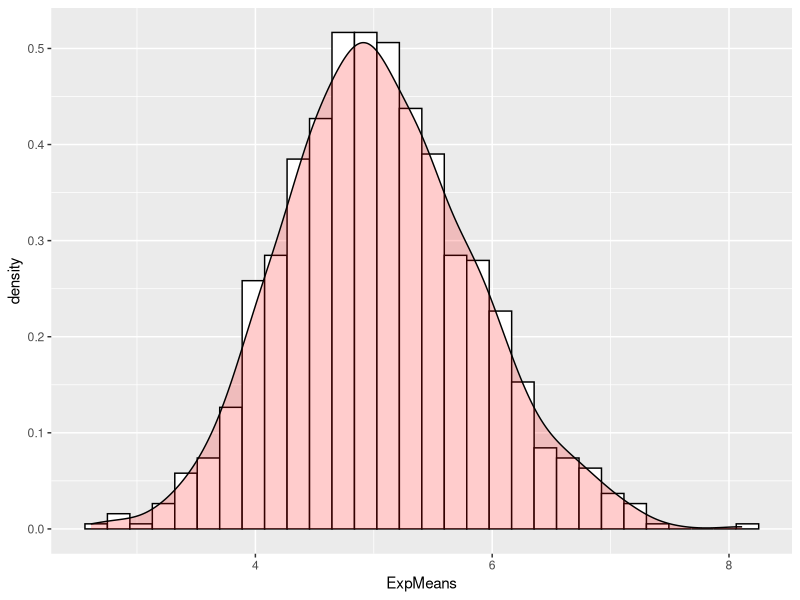

The R source for this figure:
set.seed(333)
library(ggplot2)

means <- function(n){
    expMeans <- 0
    for(i in 1:n){
        expMeans[i] <- mean(rexp(40, 0.2))
    }
    return(expMeans)
}

df <- data.frame("ExpMeans" = means(1000))

p1 <- ggplot(data=df, aes(x=ExpMeans)) +
        geom_histogram(aes(y=..density..), color="black", fill="white") +
        geom_density(fill="red", alpha=0.2)

print(p1)
